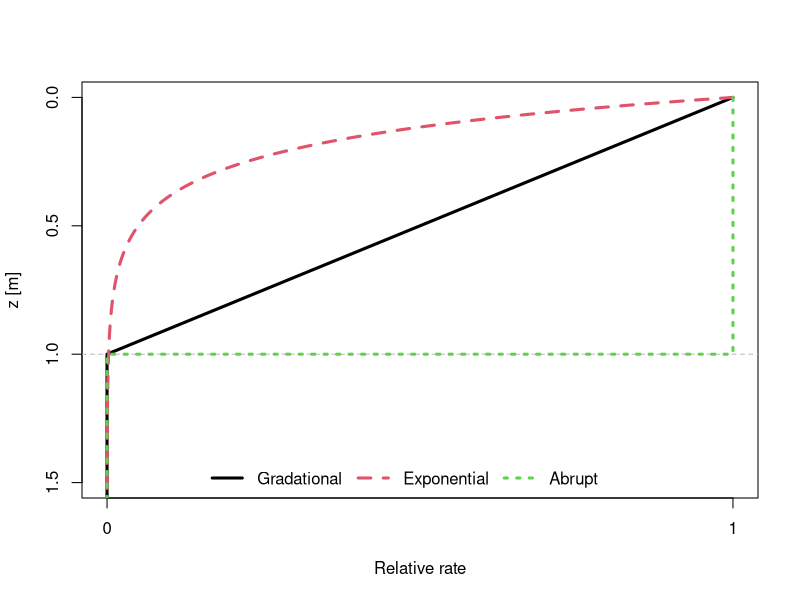

Reproduce this figure in R.
z = seq(0,3,0.001)
perc = 1 # percentage of mixing at depth of 1 meter
z_upp = 1 # reference for where perc has to be reached

# Gradational
dd_grd = (z_upp - sqrt(z_upp^2*(1-perc))) / z_upp^2 # find dd_grd for perc

-dd_grd/2*z_upp^2 + z_upp
perc*(-dd_grd/2*(1/dd_grd)^2+1/dd_grd)

BT_grd = 1-dd_grd*z
BT_grd[BT_grd < 0] = 0

# Exponential
dd_exp = -log(1-perc)/z_upp

dd_exp = 6

BT_exp = exp(-dd_exp*z)

# Abrupt
dd_abr = z_upp/perc
BT_all = c(1,1,0,0)
z_uni = c(0, dd_abr,dd_abr, max(z))


png('Figures/depthFunctions.png', height = 6, width = 6, units = 'in', res = 500)
{
  plot(0,pch=NA,
       xlim = c(0,1),
       ylim = c(z_upp*1.5,0),
       xlab = "Relative rate",
       ylab = "z [m]", xaxt = 'n')
  axis(side = 1, at = c(0,1))
  abline(h = z_upp, col = 'grey', lty = 2)
  
  lines(z~ BT_grd, col = 1, lty = 1, lwd = 3)
  lines(z~ BT_exp, col = 2, lty = 2, lwd = 3)
  lines(z_uni~ BT_all, col = 3, lty = 3, lwd = 3)
  
  legend('bottom', legend = c("Gradational", "Exponential", "Abrupt"), lty = c(1,2,3), col = c(1,2,3), ncol = 3,bty = 'n', lwd = 3)
};dev.off()




